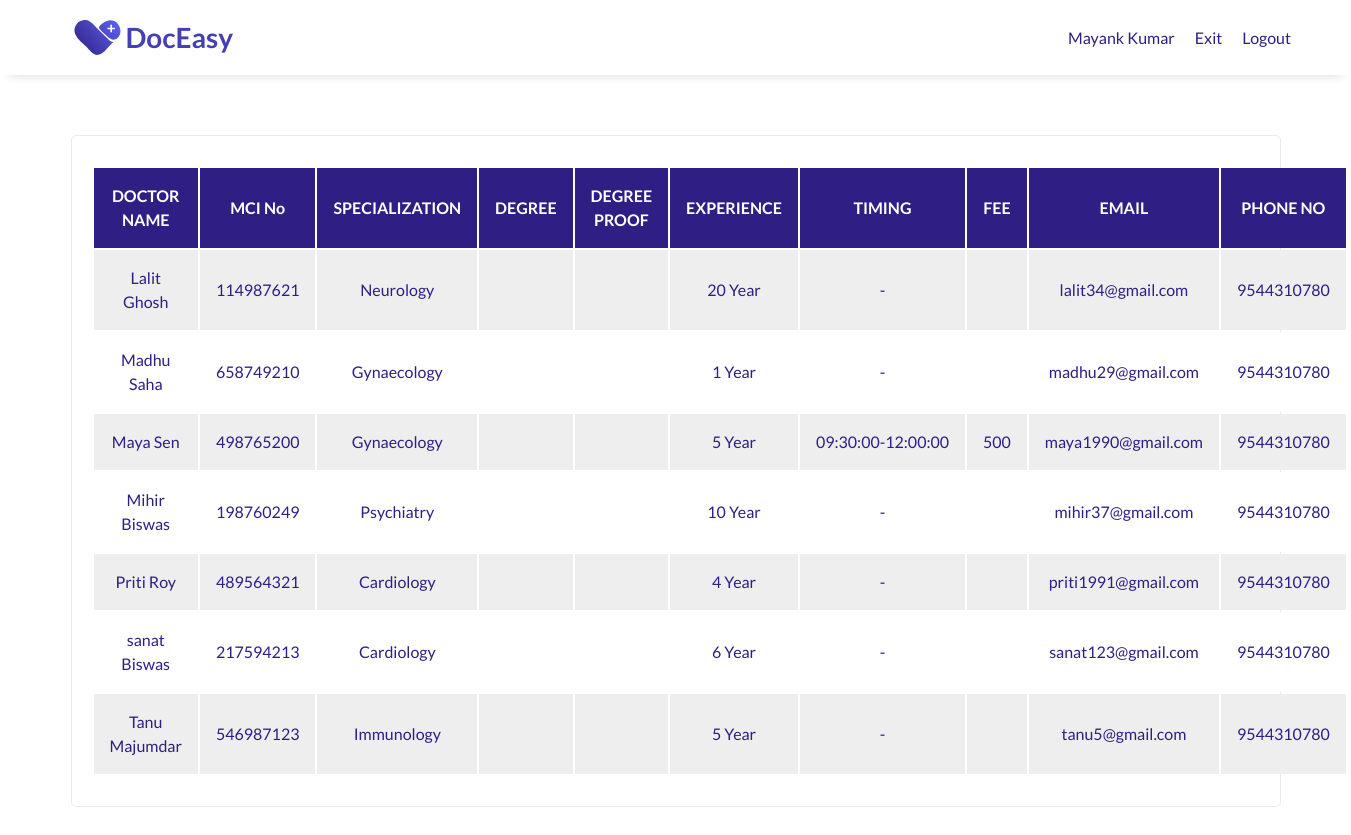
Screenshot of /public/historyPage/clinicAvailableDoctor.php (signed in) with the database file from the repository.
### tables this page shows
CREATE TABLE `management` (
  `m_id` int(2) UNSIGNED NOT NULL,
  `clinic_id` int(4) UNSIGNED DEFAULT NULL,
  `username` varchar(10) NOT NULL,
  `password` int(10) UNSIGNED NOT NULL,
  `full_name` varchar(50) NOT NULL,
  `aadhar_no` bigint(12) UNSIGNED NOT NULL,
  `phn_no` bigint(10) UNSIGNED NOT NULL,
  `Email` varchar(50) NOT NULL
);

CREATE TABLE `doctor` (
  `d_id` int(4) UNSIGNED NOT NULL,
  `clinic_id` int(4) UNSIGNED DEFAULT NULL,
  `username` varchar(10) NOT NULL,
  `password` int(10) UNSIGNED NOT NULL,
  `full_name` varchar(50) NOT NULL,
  `aadhar_no` bigint(12) UNSIGNED NOT NULL,
  `mci_no` int(9) UNSIGNED NOT NULL,
  `dob` date NOT NULL,
  `age` int(2) UNSIGNED NOT NULL,
  `gender` enum('MALE','FEMALE','OTHER') NOT NULL,
  `specialization` varchar(50) NOT NULL,
  `degree` varchar(50) DEFAULT NULL,
  `degree_proof` mediumblob DEFAULT NULL,
  `experience` int(2) UNSIGNED NOT NULL,
  `phn_no` bigint(10) UNSIGNED NOT NULL,
  `email` varchar(50) NOT NULL,
  `start_time` time DEFAULT NULL,
  `end_time` time DEFAULT NULL,
  `fee` int(4) UNSIGNED DEFAULT NULL
);

### public/historyPage/clinicAvailableDoctor.php (the view, shortened to what this page needs)
<?php
include "../config.php";
if ($_SESSION["loggedIn"]) {
?>
    <!DOCTYPE html>
    <html lang="en">
    <head>
        <link rel="stylesheet" type="text/css" href="/assets/css/userHistory.css" />
    </head>
    <body>
        <?php
        $uname =  $_SESSION["uname"];
        $sql = "SELECT *, doctor.full_name AS doctor_name, doctor.email AS d_email
                FROM doctor, clinic, management
                WHERE clinic.id = management.clinic_id AND clinic.id = doctor.clinic_id AND management.username='$uname'
                ORDER BY doctor.full_name";
        $result = $conn->query($sql);
        $row = $result->fetch_assoc();
        if ($row) {
        ?>
            <header id="header">
                <div class="logo">
                    <a href="/index.php">
                        <img class="logo-img" id="header-img" src="/assets/images/doceasy/doceasy-logo.svg" alt="DocEasy logo" />
                    </a>
                </div>
                <nav id="nav-bar">
                    <ul>
                        <li><a class="nav-link" href="#"><?php echo $row["full_name"];  ?></a></li>
                        <li><a class="nav-link" href="/public/dashboard/managementDash.php">Exit</a></li>
                        <li><a class="nav-link" href="/public/logout/managementLogout.php">Logout</a></li>
                    </ul>
                </nav>
            </header>
            <main>
                <section id="table">
                    <div class="container">
                        <div class="card">
                            <table>
                                <tr>
                                    <th>DOCTOR NAME</th>
                                    <th>MCI No</th>
                                    <th>SPECIALIZATION</th>
                                    <th>DEGREE</th>
                                    <th>DEGREE PROOF</th>
                                    <th>EXPERIENCE</th>
                                    <th>TIMING</th>
                                    <th>FEE</th>
                                    <th>EMAIL</th>
                                    <th>PHONE NO</th>
                                </tr>
                                <?php
                                while ($row = $result->fetch_assoc()) {
                                ?>
                                    <tr>
                                        <td> <?php echo $row["doctor_name"]; ?> </td>
                                        <td> <?php echo $row["mci_no"]; ?> </td>
                                        <td> <?php echo $row["specialization"]; ?> </td>
                                        <td> <?php echo $row["degree"]; ?> </td>
                                        <td> <?php echo $row["degree_proof"]; ?> </td>
                                        <td> <?php echo $row["experience"] . " Year"; ?> </td>
                                        <td> <?php echo $row["start_time"] . "-" . $row["end_time"]; ?> </td>
                                        <td> <?php echo $row["fee"]; ?> </td>
                                        <td> <?php echo $row["d_email"]; ?> </td>
                                        <td> <?php echo $row["phn_no"]; ?> </td>
                                    </tr>
                                <?php }
                                ?>
                            </table>
                        </div>
                    </div>
                </section>
            </main>
    </body>
<?php
        } else {
            echo "No record found";
        }
    } else {
        header("Location: /public/login/ManagementLogin.php");
    }
?>
    </html>

### assets/css/userHistory.css (style rules this page uses)
* { margin: 0; padding: 0; box-sizing: border-box; scroll-behavior: smooth; }
html { font-size: 10px; }
body { font-size: 1.6rem; line-height: 1.5; font-family: "Lato", sans-serif; color: #37383a; }
li { list-style: none; }
a { color: #2f1e84; text-decoration: none; }
img { max-width: 100%; height: auto; display: block; }
.logo-img { width: 100%; max-width: 200px; }
.container { display: flex; flex-direction: row; justify-content: center; }
.card { display: flex; flex-direction: column; align-items: ce3nter; text-align: center; width: calc(100% / 1.1); margin: 1.5rem; padding: 3rem 2rem 3rem 2rem; border: 1px solid rgba(55, 56, 58, 0.1); border-radius: 5px; }
header { padding: 0 5rem; width: 100%; position: fixed; top: 0; min-height: 75px; display: flex; justify-content: space-between; align-items: center; background-color: #fff; box-shadow: 0 1rem 1rem -1rem rgba(55, 56, 58, 0.2); }
nav { font-weight: 400; }
nav>ul { display: flex; flex-direction: row; justify-content: space-around; }
nav li { padding: 0px 10px 0px 10px; }
#table { padding: 12rem 1rem; text-align: center; color: #2f1e84; }
td { text-align: center; width: 12em; padding: 1em; }
th { text-align: center; padding: 1em; background-color: #2f1e84; color: white; }
tr { height: 1em; }
table tr:nth-child(even) { background-color: #eee; }
table tr:nth-child(odd) { background-color: #fff; }

### rows the page displays
management: full_name "Mayank Kumar"
doctor: full_name "Lalit Ghosh", mci_no "114987621", specialization "Neurology", experience "20", email "lalit34@gmail.com", management.phn_no "9544310780"
doctor: full_name "Madhu Saha", mci_no "658749210", specialization "Gynaecology", experience "1", email "madhu29@gmail.com", management.phn_no "9544310780"
doctor: full_name "Maya Sen", mci_no "498765200", specialization "Gynaecology", experience "5", start_time "09:30:00", end_time "12:00:00", fee "500", email "maya1990@gmail.com", management.phn_no "9544310780"
doctor: full_name "Mihir Biswas", mci_no "198760249", specialization "Psychiatry", experience "10", email "mihir37@gmail.com", management.phn_no "9544310780"
doctor: full_name "Priti Roy", mci_no "489564321", specialization "Cardiology", experience "4", email "priti1991@gmail.com", management.phn_no "9544310780"
doctor: full_name "sanat Biswas", mci_no "217594213", specialization "Cardiology", experience "6", email "sanat123@gmail.com", management.phn_no "9544310780"
doctor: full_name "Tanu Majumdar", mci_no "546987123", specialization "Immunology", experience "5", email "tanu5@gmail.com", management.phn_no "9544310780"
